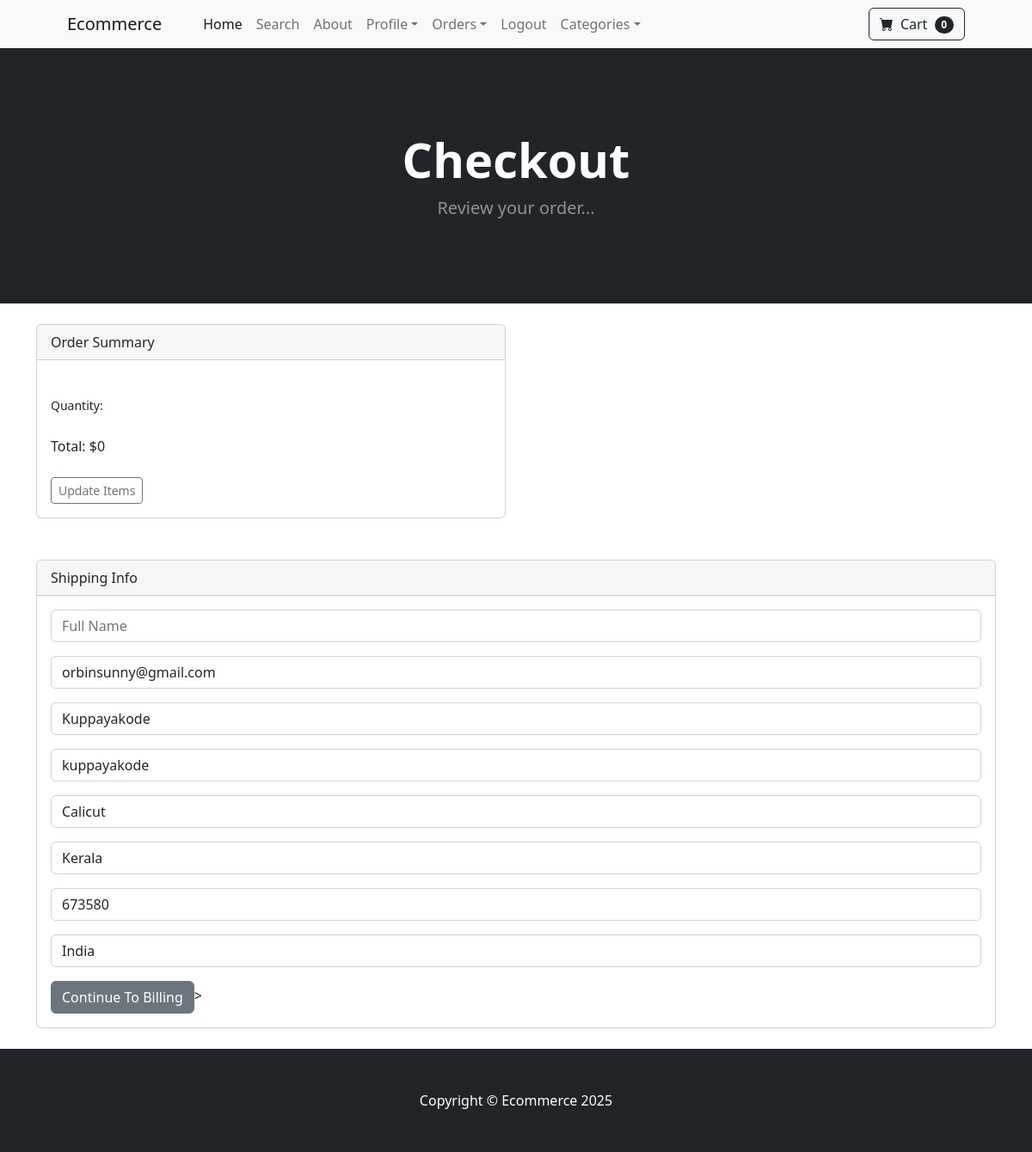
The app's page /payment/checkout (signed in) with its own data.
### payment/models.py (models this page shows, shortened)
class ShippingAddress(models.Model):
    user = models.ForeignKey(User, on_delete=models.CASCADE, null=True, blank=True)
    shipping_full_name = models.CharField(max_length=255)
    shipping_email = models.CharField(max_length=255)
    shipping_address1 = models.CharField(max_length=255)
    shipping_address2 = models.CharField(max_length=255)
    shipping_city = models.CharField(max_length=255)
    shipping_state = models.CharField(max_length=255, null=True, blank=True)
    shipping_zipcode = models.CharField(max_length=255, null=True, blank=True)
    shipping_country = models.CharField(max_length=255)
    class Meta:
        verbose_name_plural= "Shipping Address"

### payment/views.py (the view)
# urls.py: path('checkout', views.checkout, name='checkout'),
def checkout(request):
    cart = Cart(request)
    cart_prods = cart.get_prods
    quantities = cart.get_quants
    totals = cart.cart_total()
    if request.user.is_authenticated:
        shipping_user = ShippingAddress.objects.get(user__id=request.user.id)
        shipping_form = ShippingForm(request.POST or None, instance=shipping_user)
        return render(request, "payment/checkout.html", {"cart_products":cart_prods, "quantities": quantities, "totals": totals, 'shipping_form': shipping_form})
    else:
        shipping_form = ShippingForm(request.POST or None)
        return render(request, "payment/checkout.html", {"cart_products":cart_prods, "quantities": quantities, "totals": totals, 'shipping_form': shipping_form})

### cart/cart.py (called while the page is built, shortened)
    def __len__(self):
        if not self.cart:  # Check if cart is empty
            return 0
        return sum(self.cart.values())

    def get_prods(self):
        product_id = self.cart.keys()
        products = Product.objects.filter(id__in=product_id)
        return products

    def get_quants(self):
        quantities = self.cart
        return quantities

    def cart_total(self):
        quantities = self.cart
        product_ids = quantities.keys()
        products = Product.objects.filter(id__in = product_ids)
        total = 0
        return total

### cart/context_processors.py (called while the page is built)
def cart(request):
    return {'cart': Cart(request)}

### payment/templates/payment/checkout.html (shortened to what this page needs)
{% extends 'base.html'%}
{% block content %}
        <header class="bg-dark py-5">
            <div class="container px-4 px-lg-5 my-5">
                <div class="text-center text-white">
                    <h1 class="display-4 fw-bolder">Checkout</h1>
                    <p class="lead fw-normal text-white-50 mb-0">Review your order...</p>
                </div>
            </div>
        </header>
        <div class="container">
            <br/>
           <div class="row">
            <div class="col-md-6 offset-md">
                <div class="card">
                    <div class="card-header">
                      Order Summary
                    </div>
                    <div class="card-body">
            <br/>
            <small>Quantity:
            </small>
            <br/>
            <br/>
            Total: ${{ totals }}
            <br/>
            <br/>
            <a href="{% url 'cart_summary' %}" class="btn btn-sm btn-outline-secondary">Update Items</a>
                    </div>
                  </div>
            </div>
           </div>
           <br/>
           <br/>
           <div class="card">
            <div class="card-header">
              Shipping Info
            </div>
            <div class="card-body">
                <form method="POST" action="{% url 'billing_info' %}">
                    {{ shipping_form.as_p }}
           <button href="#" class="btn btn-secondary" type="submit">Continue To Billing</button>>
        </form>
            </div>
          </div>
        </div>
        <br/>
{% endblock %}

### records on screen
ShippingAddress: shipping_email "orbinsunny@gmail.com", shipping_address1 "Kuppayakode", shipping_address2 "kuppayakode", shipping_city "Calicut", shipping_state "Kerala", shipping_zipcode "673580", shipping_country "India"

### other values on screen
{{ cart|length }} "0"
{{ totals }} "0"
